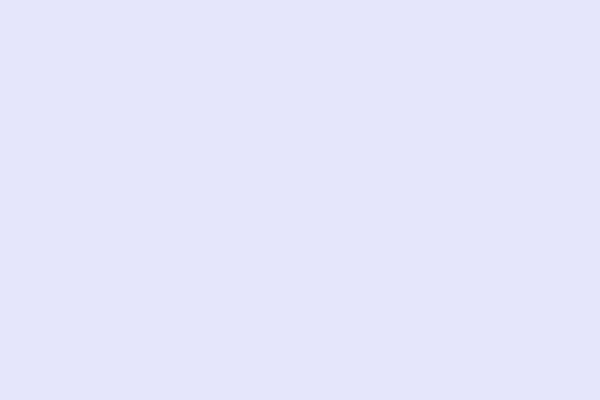
Frame 1 (no input)
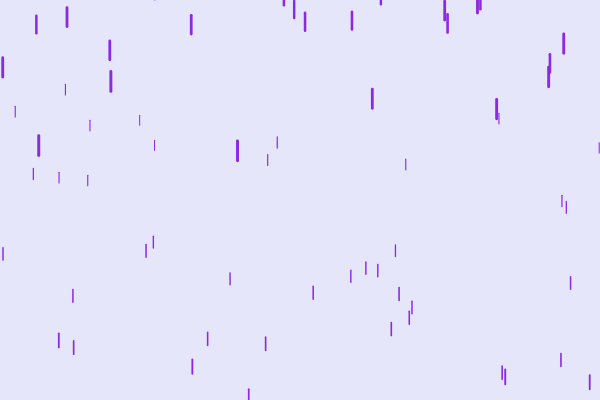
Frame 60 (no input)
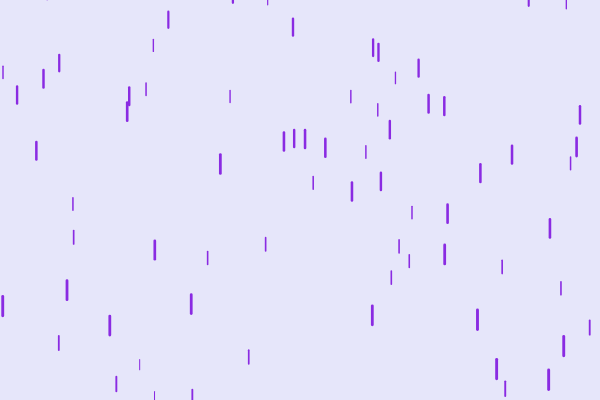
Frame 120 (the mouse pressed at the canvas centre since frame 60)

The p5.js sketch that drew these frames (run headless with seeded random() and noise() and a simulated clock; from frame 60 on, the mouse is pressed at the canvas centre):

// p5.js sketch
// ── sketch.js
var d = [];

function setup() {
  createCanvas(600,400);
  for (var i=0; i<1500; i++) {
    d[i] = new Drop();
  }
}

function draw() {
  background(230,230,250);
  for (var i=0; i<100; i++) {
    d[i].fall();
    d[i].show();
  }
  
}

function Drop() {
  this.x = random(0,width);
  this.y = random(-200,-100);
  this.z = random(0,20);
  this.yspeed = map(this.z,0,20,4,10);
  this.len = map(this.z,0,20,10,20);

  this.fall = function() {
    this.y += this.yspeed;
    var grav = map(this.z,0,20,0,0.2);
    this.yspeed += grav;
    if (this.y > height) {
      this.y = random(-200,-100);
      this.yspeed = map(this.z,0,20,4,10);
    }
  }

  this.show = function() {
    var thick = map(this.z,0,20,1,3);
    strokeWeight(thick);
    stroke(138,43,226);
    line(this.x,this.y,this.x,this.y+this.len);
  }
}
